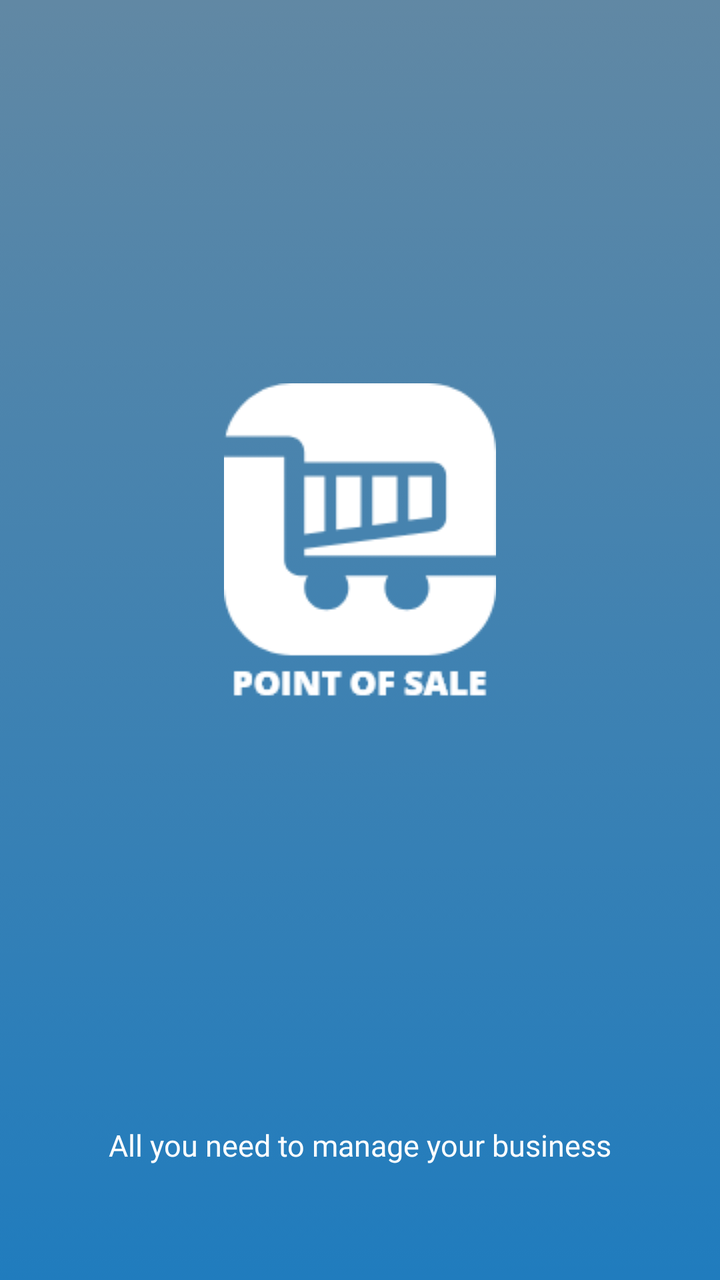
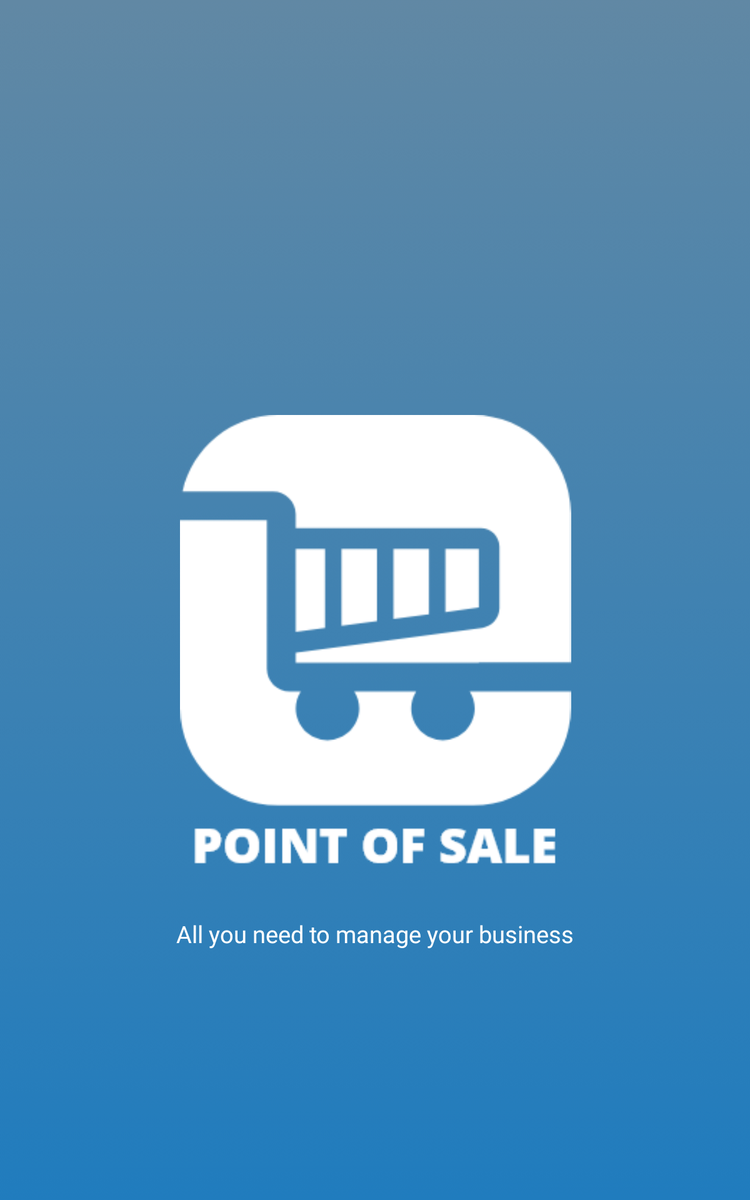

Compare how this app lays out the same screen by default and in its alternative resource folder. The renders come first, then the two layout files and the values they reference.
<!-- AndroidManifest.xml: application theme Theme.PointOfSale -->
<!-- res/layout/activity_splash_screen.xml -->
<?xml version="1.0" encoding="utf-8"?>
<androidx.constraintlayout.widget.ConstraintLayout xmlns:android="http://schemas.android.com/apk/res/android"
    xmlns:app="http://schemas.android.com/apk/res-auto"
    xmlns:tools="http://schemas.android.com/tools"
    android:layout_width="match_parent"
    android:layout_height="match_parent"
    android:background="@drawable/background2x"
    tools:context=".presentation.splashScreen.SplashScreenActivity">

    <ImageView
        android:id="@+id/ivLogoMain"
        android:layout_width="wrap_content"
        android:layout_height="wrap_content"
        android:contentDescription="@string/logo"
        android:src="@drawable/logo"
        app:layout_constraintBottom_toBottomOf="parent"
        app:layout_constraintEnd_toEndOf="parent"
        app:layout_constraintHorizontal_bias="0.5"
        app:layout_constraintStart_toStartOf="parent"
        app:layout_constraintTop_toTopOf="parent"
        app:layout_constraintVertical_bias="0.4" />

    <TextView
        android:layout_width="wrap_content"
        android:layout_height="wrap_content"
        android:layout_marginBottom="45dp"
        android:fontFamily="@font/open_sans"
        android:text="@string/text_main"
        android:textColor="@color/white"
        android:textSize="15sp"
        app:layout_constraintBottom_toBottomOf="parent"
        app:layout_constraintLeft_toLeftOf="parent"
        app:layout_constraintRight_toRightOf="parent"
        app:layout_constraintTop_toBottomOf="@+id/ivLogoMain"
        app:layout_constraintVertical_bias="0.945" />

</androidx.constraintlayout.widget.ConstraintLayout>
<!-- resources referenced by this layout -->
<resources>
  <color name="white">#FFFFFFFF</color>
  <!-- drawable background2x: png bitmap (drawable, 37523 bytes) -->
  <!-- drawable logo: png bitmap (drawable, 4431 bytes) -->
  <string name="logo">Logo</string>
  <string name="text_main">All you need to manage your business</string>
  <style name="Theme.PointOfSale" parent="Theme.MaterialComponents.DayNight.NoActionBar">
          
          <item name="colorPrimary">@color/purple_500</item>
          <item name="colorPrimaryVariant">@color/purple_700</item>
          <item name="colorOnPrimary">@color/white</item>
          
          <item name="colorSecondary">@color/teal_200</item>
          <item name="colorSecondaryVariant">@color/teal_700</item>
          <item name="colorOnSecondary">@color/black</item>
          
          <item name="android:statusBarColor" tools:targetApi="l">@color/gray</item>
          <item name="drawerArrowStyle">@style/DrawerArrowStyle</item>
      </style>
  <color name="purple_500">#FF6200EE</color>
  <color name="purple_700">#FF3700B3</color>
  <color name="teal_200">#FF03DAC5</color>
  <color name="teal_700">#FF018786</color>
  <color name="black">#FF000000</color>
  <color name="gray">#D9DADA</color>
  <style name="DrawerArrowStyle" parent="@style/Widget.AppCompat.DrawerArrowToggle">
          <item name="spinBars">true</item>
          <item name="color">@color/darkBlue</item>
      </style>
  <color name="darkBlue">#012E67</color>
</resources>
<!-- res/layout-sw600dp/activity_splash_screen.xml (the repository's variant of the layout above) -->
<!-- drawn on a 7-inch tablet held upright -->
<?xml version="1.0" encoding="utf-8"?>
<androidx.constraintlayout.widget.ConstraintLayout xmlns:android="http://schemas.android.com/apk/res/android"
xmlns:app="http://schemas.android.com/apk/res-auto"
xmlns:tools="http://schemas.android.com/tools"
android:layout_width="match_parent"
android:layout_height="match_parent"
android:background="@drawable/background2x"
tools:context=".presentation.splashScreen.SplashScreenActivity">

    <ImageView
        android:id="@+id/ivLogoMain"
        android:layout_width="315dp"
        android:layout_height="370dp"
        android:layout_marginTop="332dp"
        android:contentDescription="@string/logo"
        android:src="@drawable/logo2x"
        app:layout_constraintEnd_toEndOf="parent"
        app:layout_constraintHorizontal_bias="0.501"
        app:layout_constraintStart_toStartOf="parent"
        app:layout_constraintTop_toTopOf="parent" />

    <TextView
        android:layout_width="wrap_content"
        android:layout_height="wrap_content"
        android:layout_marginBottom="200dp"
        android:fontFamily="@font/open_sans"
        android:text="@string/text_main"
        android:textColor="@color/white"
        android:textSize="19sp"
        app:layout_constraintBottom_toBottomOf="parent"
        app:layout_constraintLeft_toLeftOf="parent"
        app:layout_constraintRight_toRightOf="parent" />

</androidx.constraintlayout.widget.ConstraintLayout>
<!-- resources referenced by the variant -->
<!-- as a 7-inch tablet held upright resolves them -->
<resources>
  <color name="white">#FFFFFFFF</color>
  <!-- drawable background2x: png bitmap (drawable, 37523 bytes) -->
  <!-- drawable logo2x: png bitmap (drawable, 9906 bytes) -->
  <string name="logo">Logo</string>
  <string name="text_main">All you need to manage your business</string>
  <style name="Theme.PointOfSale" parent="Theme.MaterialComponents.DayNight.NoActionBar">
          
          <item name="colorPrimary">@color/purple_500</item>
          <item name="colorPrimaryVariant">@color/purple_700</item>
          <item name="colorOnPrimary">@color/white</item>
          
          <item name="colorSecondary">@color/teal_200</item>
          <item name="colorSecondaryVariant">@color/teal_700</item>
          <item name="colorOnSecondary">@color/black</item>
          
          <item name="android:statusBarColor" tools:targetApi="l">@color/gray</item>
          <item name="drawerArrowStyle">@style/DrawerArrowStyle</item>
      </style>
  <color name="purple_500">#FF6200EE</color>
  <color name="purple_700">#FF3700B3</color>
  <color name="teal_200">#FF03DAC5</color>
  <color name="teal_700">#FF018786</color>
  <color name="black">#FF000000</color>
  <color name="gray">#D9DADA</color>
  <style name="DrawerArrowStyle" parent="@style/Widget.AppCompat.DrawerArrowToggle">
          <item name="spinBars">true</item>
          <item name="color">@color/darkBlue</item>
      </style>
  <color name="darkBlue">#012E67</color>
</resources>
